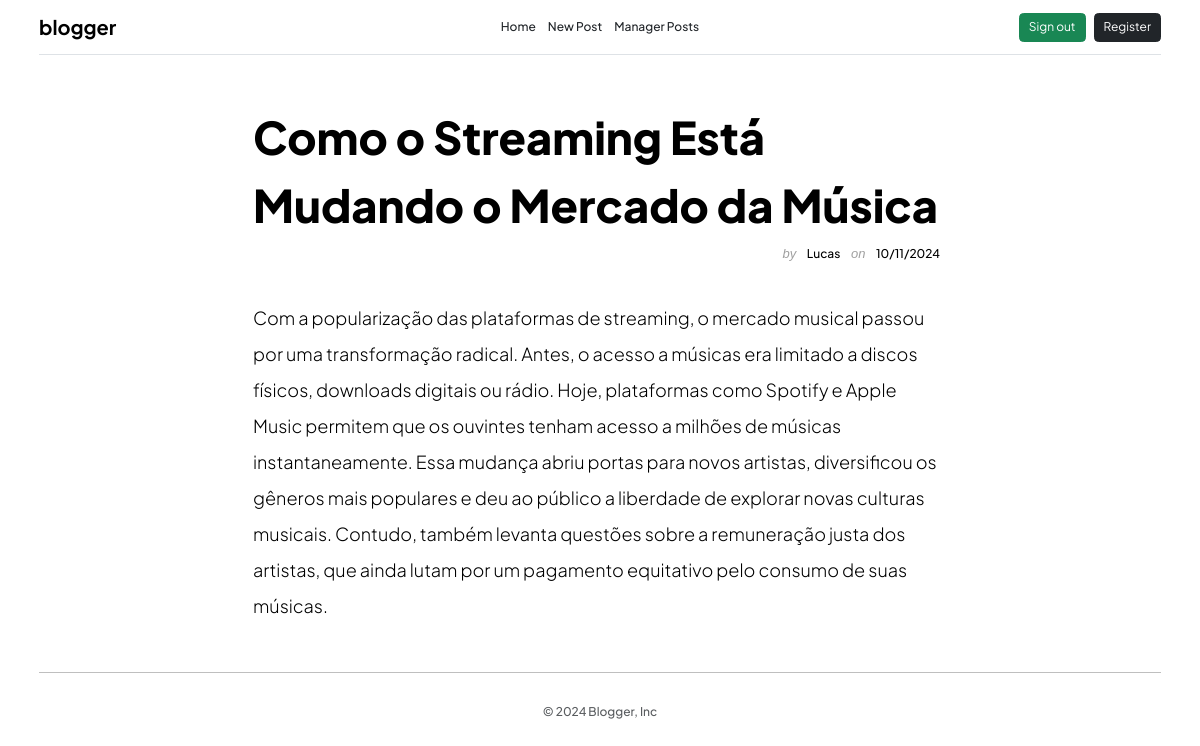
Screenshot of /post.php?post=46 (signed in) with the database file from the repository.
### tables this page shows
CREATE TABLE IF NOT EXISTS `post` (
  `id` int NOT NULL AUTO_INCREMENT,
  `autor` varchar(150) NOT NULL,
  `title` varchar(150) NOT NULL,
  `category` varchar(20) NOT NULL,
  `content` text NOT NULL,
  `date_post` datetime NOT NULL,
  `date_update` datetime DEFAULT NULL,
  PRIMARY KEY (`id`)
);

### public/post.php (the view, shortened to what this page needs)
<!DOCTYPE html>
<html lang="pt-br">
<head>
</head>
<body>
    <div><?php include 'header.php'; ?></div>
    <div class="container">
        <div class="m-5">
            <?php
            if (!isset($_GET['post'])) {
                echo "Not exist posts!";
            } else {
                include_once '../app/database/connection.php';
                $id = $_GET['post'];
                $consulta = mysqli_query($conexao, "SELECT * FROM post WHERE id = $id");
                $sql = mysqli_fetch_assoc($consulta);
                $titulo = $sql['title'];
                $conteudo = $sql['content'];
                $autor = $sql['autor'];
                $data =  date("d/m/Y", strtotime($sql['date_post']));
                echo "
                        <div class='row justify-content-center'>
                             <div class='col-xl-8'>
                                <h5 class='card-title mt-3 mb-2 lh-base'>$titulo</h5>
                                 <p class='autor-data text-end mb-5'>by <span class='autor'>$autor</span> on <span class='data'>$data</span></p>
                                <p class='fs-4 text fw-light lh-lg'>$conteudo</p>
                            </div>
                        </div>
                    ";
            }
            ?>
        </div>
    </div>
    <?php
    include_once("footer.php");
    ?>
</body>
</html>

### public/assets/css/style.css (style rules this page uses)
* { font-family: "Plus Jakarta Sans", sans-serif; font-optical-sizing: auto; font-weight: 500; font-size: 12px; font-style: normal; color: black; }
.card-title, .card-title2, .logo { font-family: "Plus Jakarta Sans", sans-serif; font-optical-sizing: auto; font-style: normal; }
.card-title { font-weight: 1000; font-size: 45px; }
.autor-data { font-family: sans-serif, cursive; font-style: italic; font-size: 13px; color: #a0a0a0; }
.autor, .data { margin-left: 7px; margin-right: 7px; }

### rows the page displays
post: title "Como o Streaming Está Mudando o Mercado da Música", autor "Lucas", date_post "10/11/2024", content "Com a popularização das plataformas de streaming, o mercado musical passou por uma transformação radical. Antes, o acesso a músicas era limitado a discos físicos, downloads digitais ou rádio. Hoje, plataformas como Spotify e Apple Music permitem que os ouvintes tenham acesso a milhões de músicas instantaneamente. Essa mudança abriu portas para novos artistas, diversificou os gêneros mais populares e deu ao público a liberdade de explorar novas culturas musicais. Contudo, também levanta questões sobre a remuneração justa dos artistas, que ainda lutam por um pagamento equitativo pelo consumo de suas músicas."
